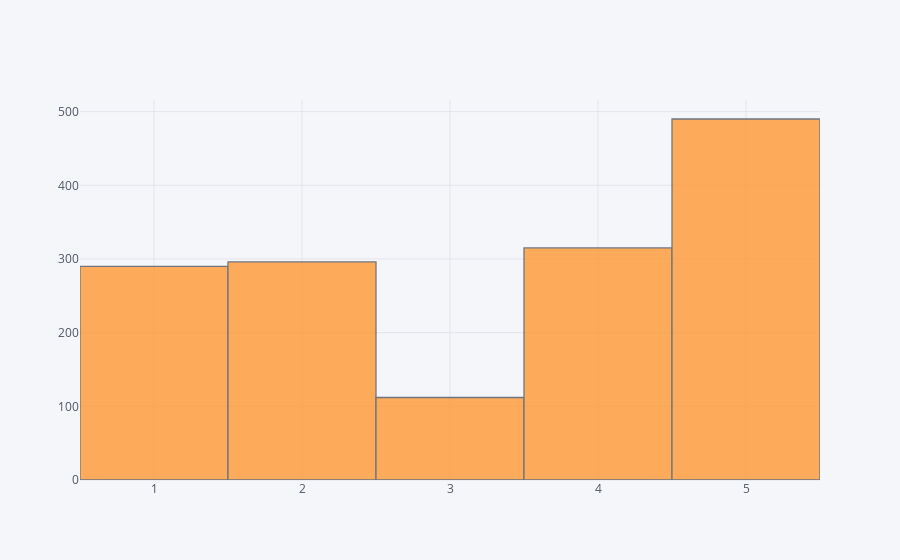

The notebook cell saved with this chart:
### Code cell
pd.DataFrame(results_test['lr']['real'][0]).iplot(kind='histogram')

### Figure 1 — Plotly figure (JSON) as saved in the notebook; plotly's stock layout.template omitted (floating-point values rounded to 4 significant figures; data arrays with more than 128 entries replaced by an {"elided": "..."} marker saying what was removed)
{"data": [{"histfunc": "count", "histnorm": "", "marker": {"color": "rgba(255, 153, 51, 1.0)", "line": {"color": "#4D5663", "width": 1.3}}, "name": "0", "opacity": 0.8, "orientation": "v", "type": "histogram", "uid": "79a0dece-8d75-44ea-a959-2d4453f3a85b", "x": {"elided": "1503 int values"}}], "layout": {"barmode": "overlay", "legend": {"bgcolor": "#F5F6F9", "font": {"color": "#4D5663"}}, "paper_bgcolor": "#F5F6F9", "plot_bgcolor": "#F5F6F9", "title": {"font": {"color": "#4D5663"}}, "xaxis": {"gridcolor": "#E1E5ED", "showgrid": true, "tickfont": {"color": "#4D5663"}, "title": {"font": {"color": "#4D5663"}, "text": ""}, "zerolinecolor": "#E1E5ED"}, "yaxis": {"gridcolor": "#E1E5ED", "showgrid": true, "tickfont": {"color": "#4D5663"}, "title": {"font": {"color": "#4D5663"}, "text": ""}, "zerolinecolor": "#E1E5ED"}}}
